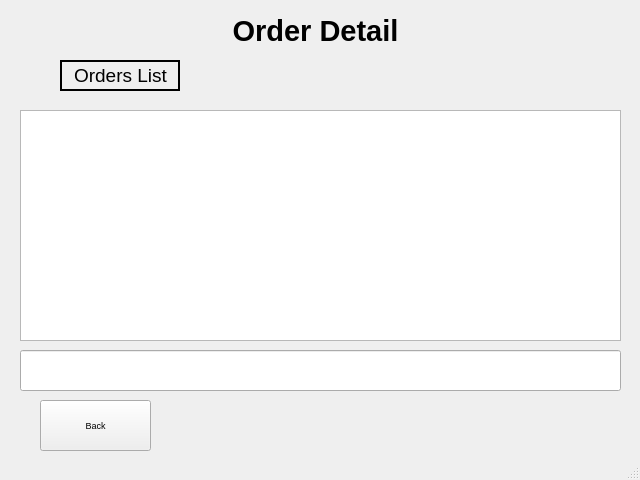
<?xml version="1.0" encoding="UTF-8"?>
<ui version="4.0">
 <class>MainWindow</class>
 <widget class="QMainWindow" name="MainWindow">
  <property name="geometry">
   <rect>
    <x>0</x>
    <y>0</y>
    <width>640</width>
    <height>480</height>
   </rect>
  </property>
  <property name="font">
   <font>
    <pointsize>7</pointsize>
   </font>
  </property>
  <property name="windowTitle">
   <string>MainWindow</string>
  </property>
  <widget class="QWidget" name="centralwidget">
   <widget class="QLabel" name="label">
    <property name="geometry">
     <rect>
      <x>170</x>
      <y>0</y>
      <width>291</width>
      <height>61</height>
     </rect>
    </property>
    <property name="font">
     <font>
      <pointsize>22</pointsize>
      <weight>75</weight>
      <bold>true</bold>
     </font>
    </property>
    <property name="layoutDirection">
     <enum>Qt::LeftToRight</enum>
    </property>
    <property name="text">
     <string>Order Detail</string>
    </property>
    <property name="alignment">
     <set>Qt::AlignCenter</set>
    </property>
   </widget>
   <widget class="QPushButton" name="backBtn">
    <property name="geometry">
     <rect>
      <x>40</x>
      <y>400</y>
      <width>111</width>
      <height>51</height>
     </rect>
    </property>
    <property name="text">
     <string>Back</string>
    </property>
   </widget>
   <widget class="QFrame" name="frame">
    <property name="geometry">
     <rect>
      <x>60</x>
      <y>60</y>
      <width>120</width>
      <height>31</height>
     </rect>
    </property>
    <property name="frameShape">
     <enum>QFrame::WinPanel</enum>
    </property>
    <property name="frameShadow">
     <enum>QFrame::Plain</enum>
    </property>
    <property name="lineWidth">
     <number>1</number>
    </property>
    <property name="midLineWidth">
     <number>0</number>
    </property>
    <widget class="QLabel" name="label_2">
     <property name="geometry">
      <rect>
       <x>0</x>
       <y>0</y>
       <width>121</width>
       <height>31</height>
      </rect>
     </property>
     <property name="font">
      <font>
       <pointsize>14</pointsize>
      </font>
     </property>
     <property name="text">
      <string>Orders List</string>
     </property>
     <property name="textFormat">
      <enum>Qt::AutoText</enum>
     </property>
     <property name="alignment">
      <set>Qt::AlignCenter</set>
     </property>
     <property name="wordWrap">
      <bool>false</bool>
     </property>
    </widget>
   </widget>
   <widget class="QListWidget" name="listWidget">
    <property name="geometry">
     <rect>
      <x>20</x>
      <y>110</y>
      <width>601</width>
      <height>231</height>
     </rect>
    </property>
   </widget>
   <widget class="QLineEdit" name="orderdetail">
    <property name="geometry">
     <rect>
      <x>20</x>
      <y>350</y>
      <width>601</width>
      <height>41</height>
     </rect>
    </property>
    <property name="text">
     <string/>
    </property>
    <property name="readOnly">
     <bool>true</bool>
    </property>
   </widget>
  </widget>
  <widget class="QStatusBar" name="statusbar"/>
 </widget>
 <resources/>
 <connections/>
</ui>
